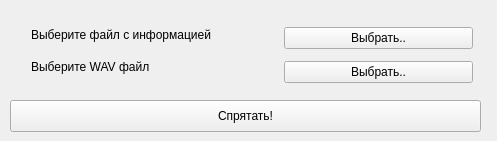
<?xml version="1.0" encoding="UTF-8"?>
<ui version="4.0">
 <class>steganography</class>
 <widget class="QMainWindow" name="steganography">
  <property name="geometry">
   <rect>
    <x>0</x>
    <y>0</y>
    <width>497</width>
    <height>141</height>
   </rect>
  </property>
  <property name="windowTitle">
   <string>Стеганография</string>
  </property>
  <widget class="QWidget" name="centralWidget">
   <widget class="QPushButton" name="encodeButton">
    <property name="geometry">
     <rect>
      <x>10</x>
      <y>100</y>
      <width>471</width>
      <height>32</height>
     </rect>
    </property>
    <property name="text">
     <string>Спрятать!</string>
    </property>
   </widget>
   <widget class="QWidget" name="">
    <property name="geometry">
     <rect>
      <x>20</x>
      <y>10</y>
      <width>251</width>
      <height>81</height>
     </rect>
    </property>
    <layout class="QVBoxLayout" name="verticalLayout">
     <item>
      <widget class="QLabel" name="label">
       <property name="text">
        <string>Выберите файл с информацией</string>
       </property>
      </widget>
     </item>
     <item>
      <widget class="QLabel" name="label_2">
       <property name="text">
        <string>Выберите WAV файл</string>
       </property>
      </widget>
     </item>
    </layout>
   </widget>
   <widget class="QWidget" name="">
    <property name="geometry">
     <rect>
      <x>273</x>
      <y>10</y>
      <width>211</width>
      <height>91</height>
     </rect>
    </property>
    <layout class="QVBoxLayout" name="verticalLayout_2">
     <item>
      <widget class="QPushButton" name="openData">
       <property name="text">
        <string>Выбрать..</string>
       </property>
      </widget>
     </item>
     <item>
      <widget class="QPushButton" name="openWav">
       <property name="text">
        <string>Выбрать..</string>
       </property>
      </widget>
     </item>
    </layout>
   </widget>
  </widget>
 </widget>
 <layoutdefault spacing="6" margin="11"/>
 <resources/>
 <connections/>
</ui>
